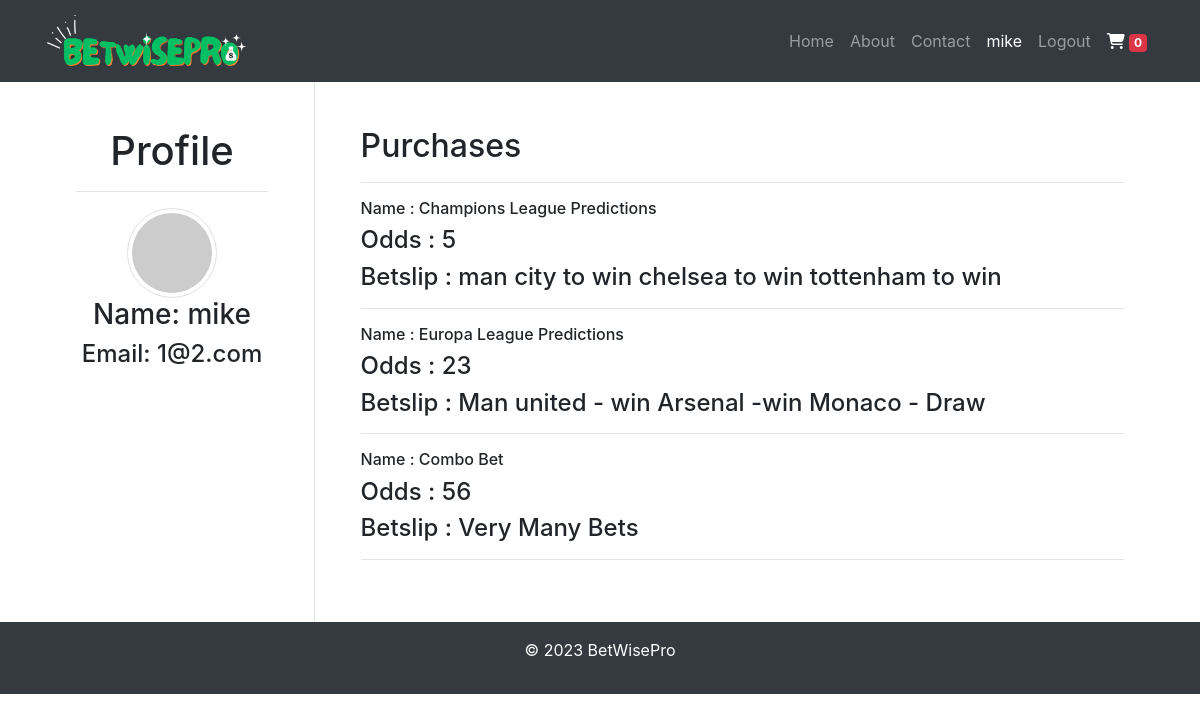
Screenshot of /profile (signed in) with the database file from the repository.
### main.py (models this page shows)
class User(UserMixin,db.Model):
    __tablename__ = 'users'
    id = db.Column(db.Integer, primary_key=True)
    username = db.Column(db.String(64), index=True, unique=True, nullable=False)
    email = db.Column(db.String(120), index=True, unique=True, nullable=False)
    password = db.Column(db.String(128), nullable=False)
    is_admin = db.Column(db.Boolean, default=False, nullable=False)
    cart_items = db.relationship('CartItem', backref='user', lazy='dynamic')
    orders = db.relationship('Order', backref='user', lazy=True)

class Item(db.Model):
    __tablename__ = 'items'
    id = db.Column(db.Integer, primary_key=True)
    name = db.Column(db.String(64), nullable=True)
    description = db.Column(db.String(256), nullable=True)
    odds = db.Column(db.String(256),nullable=True)
    price = db.Column(db.Float, nullable=True)
    detailed_description = db.Column(db.String(1000))
    img_url = db.Column(db.String(1000),nullable=True)
    cart_items = db.relationship('CartItem', backref='item', lazy='dynamic')

### main.py (the view)
@app.route('/profile')
def profile():
    order_list = []
    user = current_user
    orders = Order.query.filter_by(user_id=user.id).all()
    for order in orders:
        order_items_json = order.items
        order_items = json.loads(order_items_json)
        for item in order_items:
            item_id = item['item_id']
            item_details = Item.query.get(item_id)
            order_list.append(item_details)
    return render_template('profile.html',orders = order_list, user=user)

### main.py (called while the page is built)
@login_manager.user_loader
def load_user(user_id):
    return User.query.get(int(user_id))

### templates/profile.html
{% extends 'base.html' %}
{% block content %}
  <div class="row">
    <div class="col-md-3 border-right" id="profile">
        <h1>Profile</h1>
        <hr>
      <img src="{{ current_user.email|gravatar }}" class="rounded-circle img-thumbnail" alt="User Profile Picture">
      <h3>Name: {{ current_user.username }}</h3>
      <h4>Email: {{ current_user.email }}</h4>
    </div>
    <div class="col-md-9" id="betslip">
      {% if orders %}
            <h2>Purchases</h2>
            <hr>
            {% for order in orders %}
            <h6>Name : {{ order.name }}</h6>
            <h4>Odds : {{ order.odds }}</h3>
             <h4>Betslip : {{ order.detailed_description }}</h4>
            <hr>
            {% endfor %}
      {% else %}
      <div class="orders">
        <h2>Orders:</h2>
        <p>No orders found.</p>
      </div>
      {% endif %}
    </div>
  </div>
{% endblock %}

### templates/header.html (shortened to what this page needs)
<header>
    <nav class="navbar navbar-expand-lg navbar-dark bg-dark" id="navbarbig_screen">
      <div class="container">
        <a class="navbar-brand" href="{{ url_for('index') }}"><img class="logo"src="{{ url_for('static', filename='images/logo.PNG') }}"></a>
        <div class="collapse navbar-collapse" id="navbarNav">
          <ul class="navbar-nav ml-auto">
            <li class="nav-item">
              <a class="nav-link" href="{{ url_for('index') }}">Home</a>
            </li>
            <li class="nav-item">
              <a class="nav-link" href="#">About</a>
            </li>
            <li class="nav-item">
              <a class="nav-link" href="#">Contact</a>
            </li>
            {% if  not current_user.is_authenticated: %}
            <li class="nav-item">
              <button type="button" class="btn btn-success me-md-2"><a href="{{url_for('login')}}"style="text-decoration:none;color:white;">Login</a></button>
            </li>
            <li class="nav-item">
              <button type="button" class="btn btn-dark me-md-2"><a href="{{url_for('register')}}" style="text-decoration:none;color:white;">Register</a></button>
            </li>
            {% else %}
            <li class="nav-item user">
              <a class="nav-link" href="{{ url_for('profile') }}" style="color:white;">{{current_user.username}}</a>
            </li>
            <li class="nav-item">
              <a class="nav-link" href="{{ url_for('logout') }}">Logout</a>
            </li>
            {% endif %}
            <li class="nav-item">
              <a class="nav-link" href="{{ url_for('cart') }}" id="cart-icon" role="button"  aria-expanded="false" style="color:white;">
                <i class="fas fa-shopping-cart"></i>
                <span class="badge bg-danger" id="cart-count">0</span>
              </a>
            </li>
          </ul>
        </div>
      </div>
    </nav>
  </header>

### static/css/styles.css (style rules this page uses)
.logo { height:20%; width:60%; }
.navbar-brand { margin-right: 0px; }
#profile { padding:4% 4%; text-align: center; }
#betslip { padding:4% 4%; }

### rows the page displays
User: username "mike", email "1@2.com"
Item: name "Champions League Predictions", odds "5", detailed_description "man city to win chelsea to win tottenham to win"
Item: name "Europa League Predictions", odds "23", detailed_description "Man united - win Arsenal -win Monaco - Draw"
Item: name "Combo Bet", odds "56", detailed_description "Very Many Bets"
